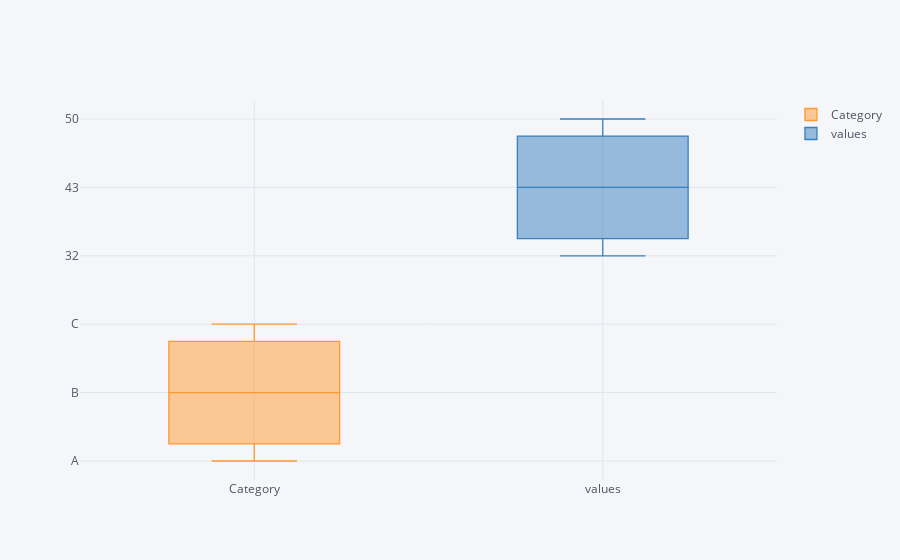

The notebook cell saved with this chart:
### Code cell
df2.iplot(kind='box', x='A', y='B')

### Figure 1 — Plotly figure (JSON) as saved in the notebook; plotly's stock layout.template omitted (floating-point values rounded to 4 significant figures)
{"data": [{"boxpoints": false, "line": {"width": 1.3}, "marker": {"color": "rgba(255, 153, 51, 1.0)"}, "name": "Category", "orientation": "v", "type": "box", "y": ["A", "B", "C"]}, {"boxpoints": false, "line": {"width": 1.3}, "marker": {"color": "rgba(55, 128, 191, 1.0)"}, "name": "values", "orientation": "v", "type": "box", "y": [32, 43, 50]}], "layout": {"legend": {"bgcolor": "#F5F6F9", "font": {"color": "#4D5663"}}, "paper_bgcolor": "#F5F6F9", "plot_bgcolor": "#F5F6F9", "title": {"font": {"color": "#4D5663"}}, "xaxis": {"gridcolor": "#E1E5ED", "showgrid": true, "tickfont": {"color": "#4D5663"}, "title": {"font": {"color": "#4D5663"}, "text": ""}, "zerolinecolor": "#E1E5ED"}, "yaxis": {"gridcolor": "#E1E5ED", "showgrid": true, "tickfont": {"color": "#4D5663"}, "title": {"font": {"color": "#4D5663"}, "text": ""}, "zerolinecolor": "#E1E5ED"}}}
